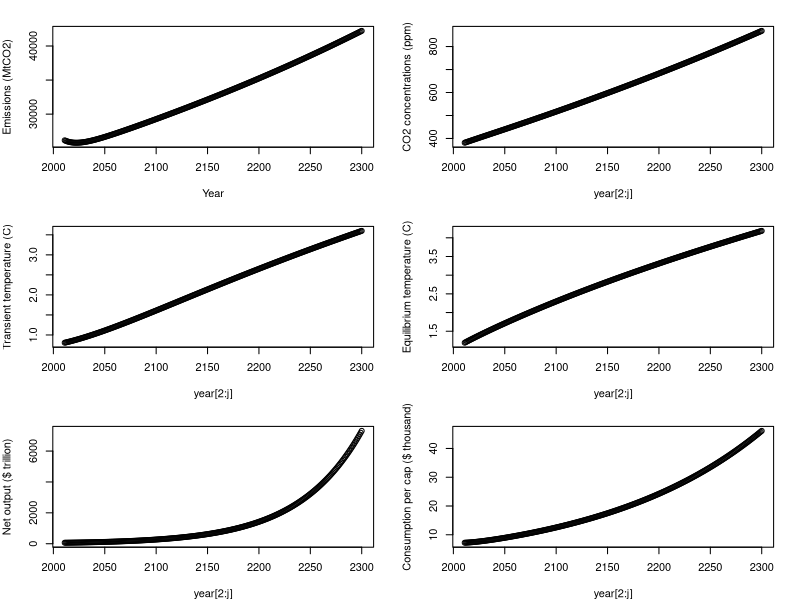
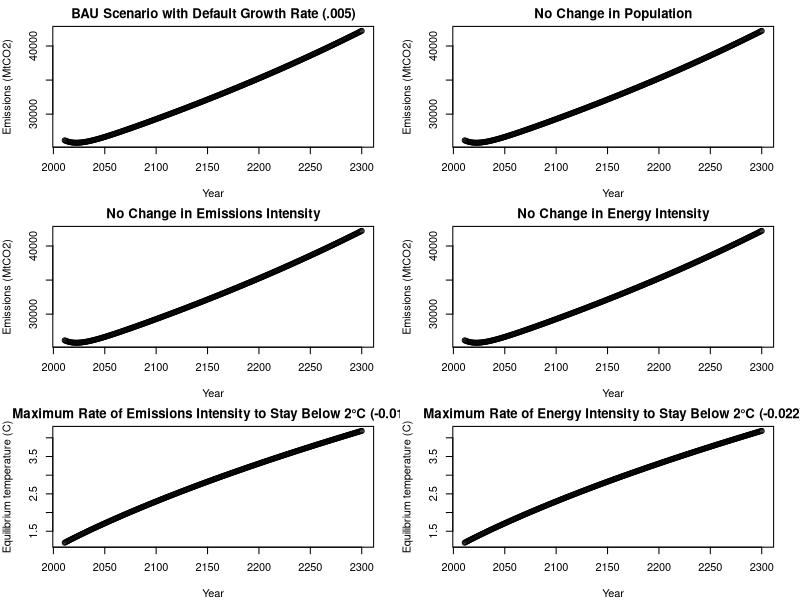
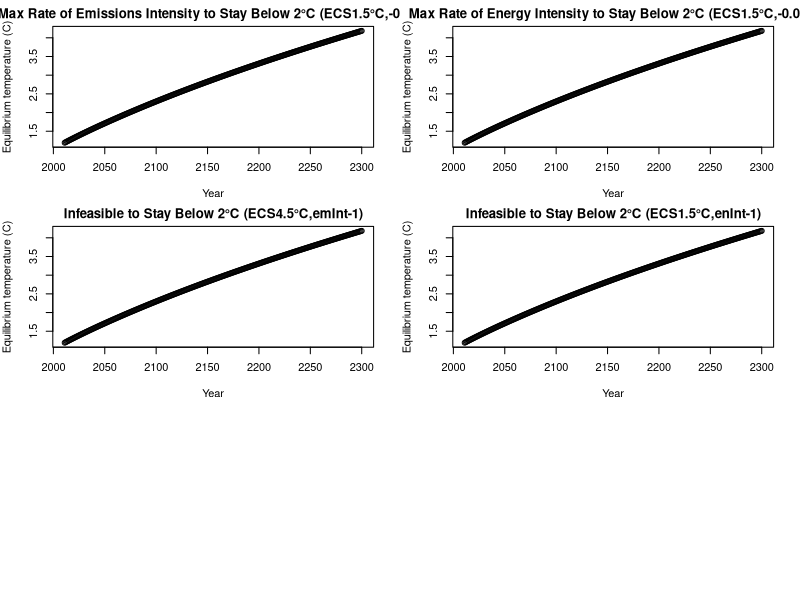
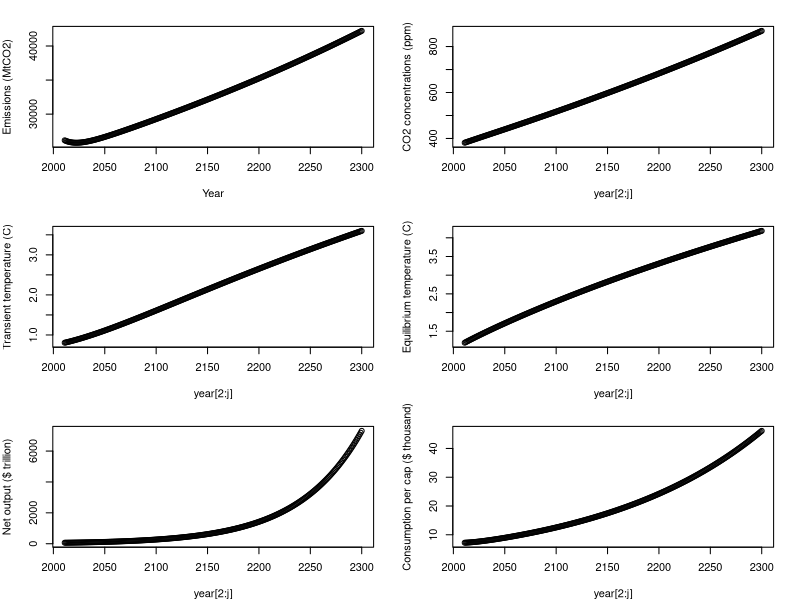

Source code (R) for these figures, in order:
## ---- chunk 1
knitr::opts_chunk$set(echo = TRUE)
## ---- chunk 2
library(tidyverse)
library(dplyr)
## ---- chunk 3
###################### Part 0: Program file directory, initial conditions, parameters ###################### 

####### Part 0a: Set file directory, clear workspace ######

    # #set your own directory here 
    # setwd('~/Documents/Dropbox/work/teaching/UCSB/2016_2017/ESM_229/problem_sets/Problem_set1')
    # rm(list=ls()) # clears workspace

#######  Part 0b: Model parameters ###### 

    # Fixed Economic parameters (LEAVE THIS ALONE FOR NOW)
    p_saving<-c(.22) # output saved, default at 0.22
    p_capShare<-c(.3) # Cobb-Douglas capital share, defaut at 0.3
    p_capDep<-c(.1) # capital depreciation, default at 0.1
    p_TFP_g<-(.005) # TFP (total factor productivity) growth rate, default at 0.005
    p_damage<-c(.009) # default at 0.009

    # Variable Economic parameters (TRY DIFFERENT VALUES)
    p_emInt_g<-c(-.005) # default at -.005 (emissions intensity)
    p_enInt_g<-c(-.01) # default at -.01 (energy intensity)
    p_pop_g<-c(.01) # default at .01
    
    # Fixed climate parameters (LEAVE THIS ALONE)
    p_carDecay<-400 # carbon decay, default 400
    p_climDelay<-c(.015) # climate decay, default 0.015

    #Variable climate parameters (TRY DIFFERENT VALUES)
    p_climSens<-c(2.5) # climate sensitivity default 2.5

###### Part 0c: Initial conditions (in 2010) ###### 
    
    # years
    p_years<-c(291)

    # Economic
    ic_pop<-c(6900) # in millions
    ic_enInt<-c(5.98) # in EJ/$trill
    ic_emInt<-c(68.27) # in Mt CO2 /EJ            
    ic_K<-c(139.65) # $trill   
    ic_TFP<-c(.03)

    # Climate
    ic_preCO2<-c(275) # ppm
    ic_nowCO2<-c(380) # ppm
    ic_T<-c(0.8) # degree C above preindustrial

    # creating empty matrices for storing data
    year<-matrix(0,p_years,1)    
    pop<-matrix(0, p_years,1)
    enInt<-matrix(0, p_years,1)
    emInt<-matrix(0, p_years,1)    
    TFP<-matrix(0, p_years,1)
    Y_gross<-matrix(0, p_years,1)
    K<-matrix(0, p_years,1)
    gdppc<-matrix(0, p_years,1)
    CO2ppm<-matrix(0, p_years,1)
    em_MtCO2<-matrix(0,p_years,1)
    em_ppm<-matrix(0,p_years,1)
    Y_net<-matrix(0,p_years,1)
    C<-matrix(0,p_years,1)
    C_pc<-matrix(0,p_years,1)
    Teq<-matrix(0,p_years,1)
    climateDamage<-matrix(0,p_years,1)

############################ Part 1: economic model ################################## 
####### Part 1a: Getting exogenous changes in population, energy intensity, emissions intensity, TFP####### 

    # initializing for first period    
    year[1]<-2010
    pop[1]<-ic_pop
    enInt[1]<-ic_enInt    
    emInt[1]<-ic_emInt
    TFP[1]<-ic_TFP

    for (j in 2:p_years) {
      year[j]<-year[j-1]+1
      pop[j]=pop[j-1]*(1+p_pop_g)
      enInt[j]=enInt[j-1]*(1+p_enInt_g)
      emInt[j]=emInt[j-1]*(1+p_emInt_g)
      TFP[j]=TFP[j-1]*(1+p_TFP_g)
    }

######## Part 1b: Getting gross output, capital, emissions ############## 

    # initializing for first period
    #Part 1: Economic model w/o climate damages
    K[1]<-ic_K
    Y_gross[1]<-TFP[1]*K[1]^p_capShare*pop[1]^(1-p_capShare)
      
    #Part 2: climate model
    #CO2 concentration
    CO2ppm[1]<-ic_nowCO2                      
    T[1]=ic_T

    #Part 3: Economic model with climate damages
    #climate damages
    climateShare<-(p_damage*T[1]^2)/(1+p_damage*T[1]^2) # damage function
    climateDamage[1]<-climateShare*Y_gross[1] #climate damages
    Y_net[1]<-Y_gross[1]-climateDamage[1] # net of damages output          
    C[1]<-Y_net[1]-p_saving*Y_net[1]
    C_pc[1]<-(C[1]/pop[1])*1000
    
    # looping over rest of the years
    for (j in 2:p_years) {
      
      #Part 1: Economic model w/o climate damages     
      #Economic output 
      K[j]<-(1-p_capDep)*K[j-1]+p_saving*Y_net[j-1]  #capital accumulation
      Y_gross[j]<-TFP[j]*K[j]^p_capShare*pop[j]^(1-p_capShare) #Cobb-Douglas production function
      gdppc[j]=Y_gross[j]/pop[j]

      #emissions
      em_MtCO2[j]<-pop[j]*gdppc[j]*enInt[j]*emInt[j] #Kaya identity
      em_ppm[j]<-em_MtCO2[j]/7810 # convert to atmospheric CO2 concentrations
      
      #Part 2: climate model     
      #CO2 concentration
      CO2ppm[j]<-CO2ppm[j-1]+0.5*((em_ppm[j])- (CO2ppm[j-1]-(ic_preCO2))/(p_carDecay)) #CO2 concentration accumulation                             
    
      #Radiative forcing
      rad_CO2_Wpm2<-5.35*log(CO2ppm[j]/ic_preCO2)

      # Converting to temperature  
      Teq[j]<-rad_CO2_Wpm2*(p_climSens/(5.3*log(2))) #Equilibrium temperature
      T[j]=T[j-1]+p_climDelay*(Teq[j]-T[j-1]) #Transient temperature

      #Part 3: Economic model with climate damages
      climateShare<-(p_damage*T[j]^2)/(1+p_damage*T[j]^2) # damage function
      climateDamage[j]<-climateShare*Y_gross[j] # climate damages
      Y_net[j]<-Y_gross[j]-climateDamage[j] # output net of damages          
      C[j]<-Y_net[j]-p_saving*Y_net[j] # consumption 
      C_pc[j]<-(C[j]/pop[j])*1000 #per capita consumption     
    }
  


###################### Part 4: plots ###################### 

par(mfrow=c(3,2), mar=c(4,4,2,2))
plot(year[2:j], em_MtCO2[2:j], ylab="Emissions (MtCO2)", xlab="Year")
plot(year[2:j], CO2ppm[2:j], ylab="CO2 concentrations (ppm)")
plot(year[2:j], T[2:j], ylab="Transient temperature (C)")
plot(year[2:j], Teq[2:j], ylab="Equilibrium temperature (C)")
plot(year[2:j], Y_net[2:j], ylab="Net output ($ trillion)")
plot(year[2:j], C_pc[2:j], ylab="Consumption per cap ($ thousand)")
## ---- chunk 4
# BAU benchmark with default growth rate
plot(year[2:j], em_MtCO2[2:j], ylab = "Emissions (MtCO2)", xlab = "Year", main = "BAU Scenario with Default Growth Rate (.005)")

# No change in population, default rates for all else
# Changed: p_pop_g<-c(0) (default was at .01)
plot(year[2:j], em_MtCO2[2:j], ylab = "Emissions (MtCO2)", xlab = "Year", main = "No Change in Population")

# No change in emissions intensity, default rates for all else
# Changed: p_pop_g<-c(0) (default was at .01)
plot(year[2:j], em_MtCO2[2:j], ylab = "Emissions (MtCO2)", xlab = "Year", main = "No Change in Emissions Intensity")

# No change in energy intensity, default rates for all else
# Changed: p_pop_g<-c(0) (default was at .01)
plot(year[2:j], em_MtCO2[2:j], ylab = "Emissions (MtCO2)", xlab = "Year", main = "No Change in Energy Intensity")

## ---- chunk 5
#Hold pop and energy intensity at default, what is the maximum rate for change in emissions intensity such that equilibrium temperature does not exceed 2°C?
#Answer after guess and check: p_emInt_g<-c(-.017) # default at -.005 (emissions intensity)
plot(year[2:j], Teq[2:j], ylab="Equilibrium temperature (C)", xlab = "Year", main = "Maximum Rate of Emissions Intensity to Stay Below 2°C (-0.017)")

#Hold pop and emissions intensity at default, what is the maximum rate for change in energy intensity such that equilibrium temperature does not exceed 2°C?
#Answer after guess and check: p_enInt_g<-c(-.022) # default at -.01 (energy intensity)
plot(year[2:j], Teq[2:j], ylab="Equilibrium temperature (C)", xlab = "Year", main = "Maximum Rate of Energy Intensity to Stay Below 2°C (-0.022)")

#Replicate both exercises for when the equilibrium climate sensitivity parameters (ECS), called p_climSen in the model, is set to the IPCC AR5 lower and upper bounds of 1.5°C and 4.5°C. What are the necessary energy and emissions intensity rates so that equilibrium temperatures never exceed 2°C for the ECS lower and upper bounds? Does this look achievable?

#Lower bound: 1.5°C
#Answer after guess and check: p_emInt_g<-c(-.008) # default at -.005 (emissions intensity)
plot(year[2:j], Teq[2:j], ylab="Equilibrium temperature (C)", xlab = "Year", main = "Max Rate of Emissions Intensity to Stay Below 2°C (ECS1.5°C,-0.008)")
#Answer after guess and check: p_enInt_g<-c(-.013) # default at -.01 (energy intensity)
plot(year[2:j], Teq[2:j], ylab="Equilibrium temperature (C)", xlab = "Year", main = "Max Rate of Energy Intensity to Stay Below 2°C (ECS1.5°C,-0.013)")

#Upper bound: 4.5°C
#Not feasible, even at most extreme ratio (-1)
plot(year[2:j], Teq[2:j], ylab="Equilibrium temperature (C)", xlab = "Year", main = "Infeasible to Stay Below 2°C (ECS4.5°C,emInt-1)")
#Not feasible, even at most extreme ratio (-1)
plot(year[2:j], Teq[2:j], ylab="Equilibrium temperature (C)", xlab = "Year", main = "Infeasible to Stay Below 2°C (ECS1.5°C,enInt-1)")
## ---- chunk 6
###################### Part 0: Program file directory, initial conditions, parameters ###################### 

####### Part 0a: Set file directory, clear workspace ######

    # #set your own directory here 
    # setwd('~/Documents/Dropbox/work/teaching/UCSB/2016_2017/ESM_229/problem_sets/Problem_set1')
    # rm(list=ls()) # clears workspace

#######  Part 0b: Model parameters ###### 

    # Fixed Economic parameters (LEAVE THIS ALONE FOR NOW)
    p_saving<-c(.22) # output saved, default at 0.22
    p_capShare<-c(.3) # Cobb-Douglas capital share, defaut at 0.3
    p_capDep<-c(.1) # capital depreciation, default at 0.1
    p_TFP_g<-(.005) # TFP (total factor productivity) growth rate, default at 0.005
    p_damage<-c(.009) # default at 0.009

    # Variable Economic parameters (TRY DIFFERENT VALUES)
    p_emInt_g<-c(-.005) # default at -.005 (emissions intensity)
    p_enInt_g<-c(-.01) # default at -.01 (energy intensity)
    p_pop_g<-c(.01) # default at .01
    
    # Fixed climate parameters (LEAVE THIS ALONE)
    p_carDecay<-400 # carbon decay, default 400
    p_climDelay<-c(.015) # climate decay, default 0.015

    #Variable climate parameters (TRY DIFFERENT VALUES)
    p_climSens<-c(2.5) # climate sensitivity default 2.5

###### Part 0c: Initial conditions (in 2010) ###### 
    
    # years
    p_years<-c(291)

    # Economic
    ic_pop<-c(6900) # in millions
    ic_enInt<-c(5.98) # in EJ/$trill
    ic_emInt<-c(68.27) # in Mt CO2 /EJ            
    ic_K<-c(139.65) # $trill   
    ic_TFP<-c(.03)

    # Climate
    ic_preCO2<-c(275) # ppm
    ic_nowCO2<-c(380) # ppm
    ic_T<-c(0.8) # degree C above preindustrial

    # creating empty matrices for storing data
    year<-matrix(0,p_years,1)    
    pop<-matrix(0, p_years,1)
    enInt<-matrix(0, p_years,1)
    emInt<-matrix(0, p_years,1)    
    TFP<-matrix(0, p_years,1)
    Y_gross<-matrix(0, p_years,1)
    K<-matrix(0, p_years,1)
    gdppc<-matrix(0, p_years,1)
    CO2ppm<-matrix(0, p_years,1)
    em_MtCO2<-matrix(0,p_years,1)
    em_ppm<-matrix(0,p_years,1)
    Y_net<-matrix(0,p_years,1)
    C<-matrix(0,p_years,1)
    C_pc<-matrix(0,p_years,1)
    Teq<-matrix(0,p_years,1)
    climateDamage2<-matrix(0,p_years,1)

############################ Part 1: economic model ################################## 
####### Part 1a: Getting exogenous changes in population, energy intensity, emissions intensity, TFP####### 


    # initializing for first period    
    year[1]<-2010
    pop[1]<-ic_pop
    enInt[1]<-ic_enInt    
    emInt[1]<-ic_emInt
    TFP[1]<-ic_TFP
    
    for (j in 2:p_years) {
      year[j]<-year[j-1]+1
      pop[j]=pop[j-1]*(1+p_pop_g)
      enInt[j]=enInt[j-1]*(1+p_enInt_g)
      emInt[j]=emInt[j-1]*(1+p_emInt_g)
      TFP[j]=TFP[j-1]*(1+p_TFP_g)
    }


######## Part 1b: Getting gross output, capital, emissions ############## 

    # initializing for first period
    #Part 1: Economic model w/o climate damages
    K[1]<-ic_K
    Y_gross[1]<-TFP[1]*K[1]^p_capShare*pop[1]^(1-p_capShare)
      
    #Part 2: climate model
    #CO2 concentration
    CO2ppm[1]<-ic_nowCO2                      
    T[1]=ic_T

    #Part 3: Economic model with climate damages
    #climate damages
    climateShare2<-(p_damage*T[1]^2)/(1+p_damage*T[1]^2) # damage function
    climateDamage2[1]<-climateShare2*Y_gross[1] #climate damages
    Y_net[1]<-Y_gross[1]-climateDamage2[1] # net of damages output          
    C[1]<-Y_net[1]-p_saving*Y_net[1]
    C_pc[1]<-(C[1]/pop[1])*1000
  
    #ADD 1/1000000 to emInt year 2
      emInt[2, ]<-c(67.928651)

    # looping over rest of the years
    for (j in 2:p_years) {
      
      #Part 1: Economic model w/o climate damages     
      #Economic output 
      K[j]<-(1-p_capDep)*K[j-1]+p_saving*Y_net[j-1]  #capital accumulation
      Y_gross[j]<-TFP[j]*K[j]^p_capShare*pop[j]^(1-p_capShare) #Cobb-Douglas production function
      gdppc[j]=Y_gross[j]/pop[j]
      
      #emissions
      em_MtCO2[j]<-pop[j]*gdppc[j]*enInt[j]*emInt[j] #Kaya identity + Social Cost of Carbon
      em_ppm[j]<-em_MtCO2[j]/7810 # convert to atmospheric CO2 concentrations
      
      #Part 2: climate model     
      #CO2 concentration
      CO2ppm[j]<-CO2ppm[j-1]+0.5*((em_ppm[j])- (CO2ppm[j-1]-(ic_preCO2))/(p_carDecay)) #CO2 concentration accumulation                             
    
      #Radiative forcing
      rad_CO2_Wpm2<-5.35*log(CO2ppm[j]/ic_preCO2)

      # Converting to temperature  
      Teq[j]<-rad_CO2_Wpm2*(p_climSens/(5.3*log(2))) #Equilibrium temperature
      T[j]=T[j-1]+p_climDelay*(Teq[j]-T[j-1]) #Transient temperature

      #Part 3: Economic model with climate damages
      climateShare2<-(p_damage*T[j]^2)/(1+p_damage*T[j]^2) # damage function
      climateDamage2[j]<-climateShare2*Y_gross[j] # climate damages
      Y_net[j]<-Y_gross[j]-climateDamage2[j] # output net of damages          
      C[j]<-Y_net[j]-p_saving*Y_net[j] # consumption 
      C_pc[j]<-(C[j]/pop[j])*1000 #per capita consumption     
    }
  


###################### Part 4: plots ###################### 

par(mfrow=c(3,2), mar=c(4,4,2,2))
plot(year[2:j], em_MtCO2[2:j], ylab="Emissions (MtCO2)", xlab="Year")
plot(year[2:j], CO2ppm[2:j], ylab="CO2 concentrations (ppm)")
plot(year[2:j], T[2:j], ylab="Transient temperature (C)")
plot(year[2:j], Teq[2:j], ylab="Equilibrium temperature (C)")
plot(year[2:j], Y_net[2:j], ylab="Net output ($ trillion)")
plot(year[2:j], C_pc[2:j], ylab="Consumption per cap ($ thousand)")
## ---- chunk 7

climateDamageBAU <- climateDamage
climateShareBAU <- climateShare
# 0.1044
climateDamageBAU <- as.data.frame(t(climateDamageBAU)) %>% 
  gather()

climateDamageBAU <- tibble::rowid_to_column(climateDamageBAU, "ID") 

climateDamageBAU_clean <- climateDamageBAU %>%  
  select(ID, value)
names(climateDamageBAU_clean) <- c("year", "climate_damage")


climateDamage2 <- climateDamage2
climateShare2 <- climateShare2
# 
climateDamage2 <- as.data.frame(t(climateDamage2)) %>% 
  gather()

climateDamage2 <- tibble::rowid_to_column(climateDamage2, "year") 

climateDamage2_clean <- climateDamage2 %>%  
  select(year, value)
names(climateDamage2_clean) <- c("year", "climate_damage")

climateDamage_diff <- merge(climateDamageBAU_clean, climateDamage2_clean, by = "year") %>% 
  mutate(diff = climate_damage.y - climate_damage.x)

# Discount Factor (1.5%)
r <- c(.015)

climateDamage_diff_DF <- climateDamage_diff %>%
  mutate(climateDamage_DF = diff*(1/((1+r)^year)))

SCC_1 <- sum(climateDamage_diff_DF$climateDamage_DF)
#9.5955 x10-8 (trillions of dollars)
SCC_1 <- SCC_1*1000000000000
# 95,955

# Discount Factor (3%)
r2 <- c(.03)

climateDamage_diff_DF2 <- climateDamage_diff %>% 
  mutate(climateDamage_DF = diff*(1/((1+r2)^year)))

SCC_2 <- sum(climateDamage_diff_DF2$climateDamage_DF)
#1.1548 x10-8
SCC_2 <- SCC_2*1000000000000
#11,548

